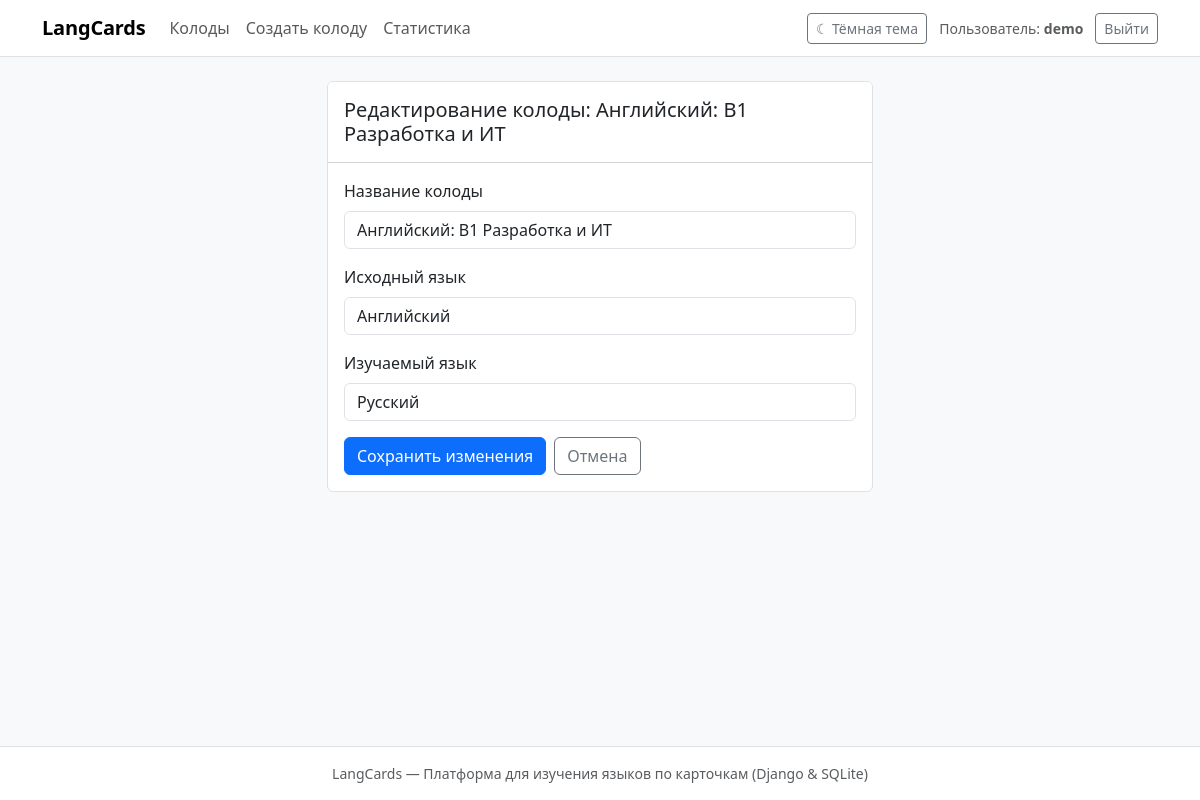
/decks/10/edit/ (signed in), run on the app's committed database.
### cards/models.py (models this page shows, shortened)
class Deck(models.Model):
    title = models.CharField('Название колоды', max_length=150)
    source_language = models.CharField('Исходный язык', max_length=60, default='Английский')
    target_language = models.CharField('Изучаемый язык', max_length=60, default='Русский')
    owner = models.ForeignKey(
        settings.AUTH_USER_MODEL,
        on_delete=models.CASCADE,
        related_name='decks',
        verbose_name='Владелец',
    )
    class Meta:
        verbose_name = 'Колода'
        verbose_name_plural = 'Колоды'
        ordering = ['-id']

### cards/views.py (the view)
# urls.py: path('decks/<int:pk>/edit/', views.deck_edit_view, name='deck_edit'),
@login_required
def deck_edit_view(request: HttpRequest, pk: int) -> HttpResponse:
    deck = get_object_or_404(Deck, pk=pk, owner=request.user)
    if request.method == 'POST':
        form = DeckForm(request.POST, instance=deck)
        if form.is_valid():
            form.save()
            messages.success(request, 'Параметры колоды обновлены.')
            return redirect('deck_detail', pk=deck.pk)
    else:
        form = DeckForm(instance=deck)
    return render(
        request,
        'cards/deck_form.html',
        {
            'form': form,
            'deck': deck,
            'page_title': f'Редактирование колоды: {deck.title}',
            'submit_label': 'Сохранить изменения',
        },
    )

### cards/forms.py
class DeckForm(forms.ModelForm):
    class Meta:
        model = Deck
        fields = ('title', 'source_language', 'target_language')
        widgets = {
            'title': forms.TextInput(
                attrs={
                    'class': 'form-control',
                    'placeholder': 'Например: Английский: A1 Базовый',
                }
            ),
            'source_language': forms.TextInput(
                attrs={
                    'class': 'form-control',
                    'placeholder': 'Английский',
                }
            ),
            'target_language': forms.TextInput(
                attrs={
                    'class': 'form-control',
                    'placeholder': 'Русский',
                }
            ),
        }

### templates/cards/deck_form.html (shortened to what this page needs)
{% extends 'base.html' %}
{% block content %}
<div class="row justify-content-center">
    <div class="col-md-7 col-lg-6">
        <div class="card bg-white">
            <div class="card-header bg-white py-3">
                <h1 class="h5 mb-0">{{ page_title }}</h1>
            </div>
            <div class="card-body">
                <form method="post" novalidate>
                    {% for field in form %}
                        <div class="mb-3">
                            <label for="{{ field.id_for_label }}" class="form-label">{{ field.label }}</label>
                            {{ field }}
                        </div>
                    {% endfor %}
                    <div class="d-flex gap-2">
                        <button type="submit" class="btn btn-primary">{{ submit_label }}</button>
                        {% if deck %}
                            <a href="{% url 'deck_detail' deck.pk %}" class="btn btn-outline-secondary">Отмена</a>
                        {% else %}
                            <a href="{% url 'dashboard' %}" class="btn btn-outline-secondary">Отмена</a>
                        {% endif %}
                    </div>
                </form>
            </div>
        </div>
    </div>
</div>
{% endblock %}

### templates/base.html (shortened to what this page needs)
{% load static %}
<!DOCTYPE html>
<html lang="ru" data-bs-theme="light">
<head>
    <link href="https://cdn.jsdelivr.net/npm/bootstrap@5.3.3/dist/css/bootstrap.min.css" rel="stylesheet">
    <link rel="stylesheet" href="{% static 'css/style.css' %}">
</head>
<body class="d-flex flex-column min-vh-100">
    <header class="navbar navbar-expand-lg border-bottom mb-4">
        <div class="container">
            <a class="navbar-brand" href="{% url 'dashboard' %}">LangCards</a>
            <div class="collapse navbar-collapse" id="mainNavbar">
                {% if user.is_authenticated %}
                <ul class="navbar-nav me-auto mb-2 mb-lg-0">
                    <li class="nav-item">
                        <a class="nav-link {% if request.resolver_match.url_name == 'dashboard' %}active fw-semibold{% endif %}" href="{% url 'dashboard' %}">Колоды</a>
                    </li>
                    <li class="nav-item">
                        <a class="nav-link {% if request.resolver_match.url_name == 'deck_create' %}active fw-semibold{% endif %}" href="{% url 'deck_create' %}">Создать колоду</a>
                    </li>
                    <li class="nav-item">
                        <a class="nav-link {% if request.resolver_match.url_name == 'stats' %}active fw-semibold{% endif %}" href="{% url 'stats' %}">Статистика</a>
                    </li>
                </ul>
                <div class="d-flex align-items-center gap-2">
                    <button type="button" id="themeToggleBtn" class="btn btn-outline-secondary btn-sm">
                    </button>
                    <span class="text-muted small mx-1">Пользователь: <strong>{{ user.username }}</strong></span>
                    <form method="post" action="{% url 'logout' %}" class="m-0">
                        <button type="submit" class="btn btn-outline-secondary btn-sm">Выйти</button>
                    </form>
                </div>
                {% endif %}
            </div>
        </div>
    </header>
    <main class="container pb-5 flex-grow-1">
        {% block content %}{% endblock %}
    </main>
    <footer class="border-top py-3 mt-auto">
        <div class="container text-center text-muted small">
            LangCards — Платформа для изучения языков по карточкам (Django &amp; SQLite)
        </div>
    </footer>
</body>
</html>

### static/css/style.css (style rules this page uses)
:root, [data-bs-theme="light"] { --app-bg: #f8f9fa; --surface-bg: #ffffff; --table-head-bg: #f8f9fa; }
body { background-color: var(--app-bg); color: var(--bs-body-color); font-family: system-ui, -apple-system, "Segoe UI", Roboto, "Helvetica Neue", Arial, sans-serif; }
.navbar, footer, .card, .card-header, .card-footer { background-color: var(--surface-bg) !important; }
.navbar-brand { font-weight: 600; letter-spacing: -0.01em; }
.card { border: 1px solid var(--bs-border-color); border-radius: 0.375rem; box-shadow: none; }

### data on the page
Deck: form "Английский: B1 Разработка и ИТ" "Английский" "Русский"

### other printed values
{{ user.username }} "demo"
{{ page_title }} "Редактирование колоды: Английский: B1 Разработка и ИТ"
{{ field.label }} "Название колоды" "Исходный язык" "Изучаемый язык"
{{ submit_label }} "Сохранить изменения"
